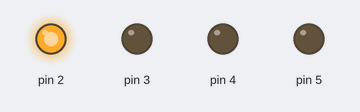
A program run on a simulated Arduino Uno, built with avr-gcc and run on an emulated ATmega328P. On the bench: output pins drawn as LEDs (lit = HIGH). Random numbers use the default seed unless the program sets one.

Above: at 0.1 s.
At 5.1 s:
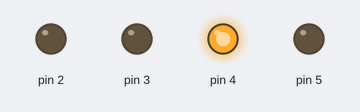
At 12.6 s:
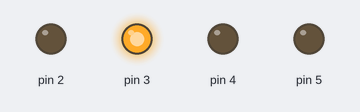
At 17.6 s:
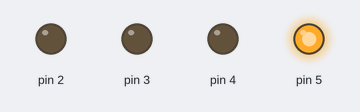
At 35.3 s:
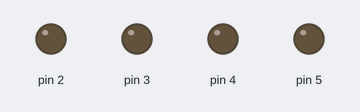
Timing chart, 0 to 40.0 s (numbered marks = the images above):
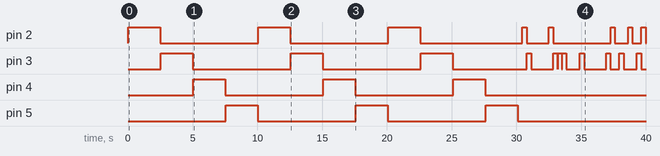

Measured:
- by itself, pin 2: LOW → HIGH at 0.00 s, → LOW 2.5 s later, → HIGH 7.5 s later, → LOW 2.5 s later, … (16 changes in this stretch)
- by itself, pin 3: LOW → HIGH at 2.5 s, → LOW 2.5 s later, → HIGH 7.5 s later, → LOW 2.5 s later, … (22 changes in this stretch)
- by itself, pin 4: alternates HIGH for 2.5 s and LOW for 7.5 s, 6 changes in all, then stays LOW
- by itself, pin 5: alternates HIGH for 2.5 s and LOW for 7.5 s

The program:

main.cpp
```cpp
#include <Arduino.h>

const int wireCount = 4;
enum StrandLightMode
{
  SIMPLE, // One after another
  RANDOM,  // Random blinking
  SPECIAL
};

void setup()
{
  // initialize the digital pin as an output.D2~D9 to control channel A to H
  for (int i = 2; i < wireCount + 2; i++)
  {
    pinMode(i, OUTPUT);
  }
}

void simpleLightMode()
{
  for (int i = 2; i < wireCount + 2; i++)
  {
    digitalWrite(i, HIGH);
    delay(2500);
    digitalWrite(i, LOW);
    delay(10);
  }
}

/**
 * Zufälliges an und aus
 */
void randomLightMode()
{
  for (int i = 2; i < wireCount + 2; i++)
  {
    const int wire = 2 + random(wireCount);
    digitalWrite(wire, HIGH);
    delay(2500);
    digitalWrite(i, LOW);
    delay(10);
  }
}

/**
 * Variable Geschwindigkeit der Anzeige
 */
void randomSpecialLightMode()
{
  const int displayTime = 200 + random(800);
  const int switchCount = 20 + random(200);

  for (int i = 0; i < switchCount; i++) {
    const int switchPin = random(wireCount);
    digitalWrite(switchPin, HIGH);
    delay(displayTime);
    digitalWrite(switchPin, LOW);
    delay(10);
  }
}

void loop()
{
  const int mode = random(7);

  switch(mode) {
    case 0:
    case 1:
    case 2:
    simpleLightMode();
    break;
    case 3:
    case 4:
    case 5:
    randomLightMode();
    break;
    case 6:
    randomSpecialLightMode();
    break;
    default:
    simpleLightMode();
  }
}
```
